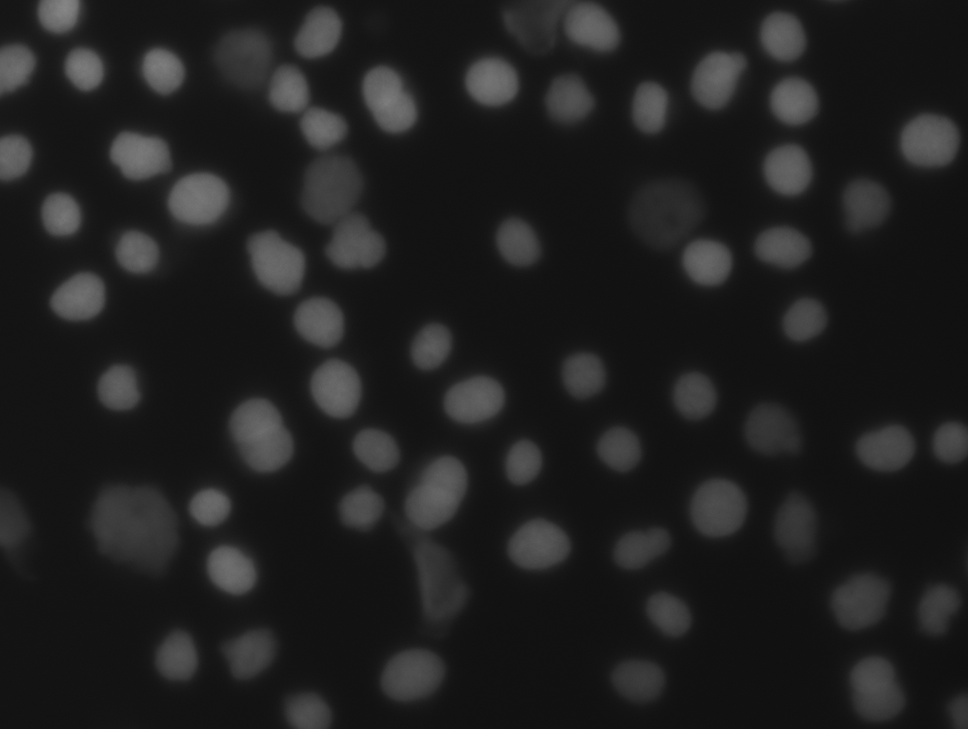
%> input picture normal_40.tif, 968 x 729 px, shrunk from 1360 x 1024 before the run
$ octave cellsegm.m   (GNU Octave 9; MATLAB toolbox functions it lacks are replaced by stand-ins)
%> lines starting %> are read from the running program, lines starting %| are printed output that depends on the picture; in (x1, y1, x2, y2) boxes, pixels count from 0 and x2, y2 are one past the last pixel; in counts of white or black regions, pixels touching at a corner belong together; the program's own positions count from 1
### plotImages.m
function plotImages(images, titles)
    numImages = numel(images);
    numRows = ceil(sqrt(numImages));
    numCols = ceil(numImages / numRows);

    figure;

    for k = 1:numImages
        subplot(numRows, numCols, k);
        imshow(images{k});

        % Check if titles are provided
        if nargin > 1 && ~isempty(titles) && numel(titles) >= k
            title(titles{k});
        else
            title(['Image ', num2str(k)]);
        end
    end
end

### cellsegm.m
close all; clear; clc;
I = imread('normal_40.tif');
%> I is the input picture: size 729x968 uint8; min 15, max 135, mean 31.4

figure;
plot(imhist(I));                            % Histogram of Image
%> figure, not shown here; curve peaks at x = 20, y = 111718
titles = {'Thresshold: 35', 'Thresshold: 40', 'Thresshold: 45', 'Original'};
plotImages({I>30,I>40, I>45,I},titles);     %  Compare Thressholds
%> the loop in plotImages, `for k = 1:numImages` made 4 passes
%> pass 1, in plotImages, `imshow(images{k});`:
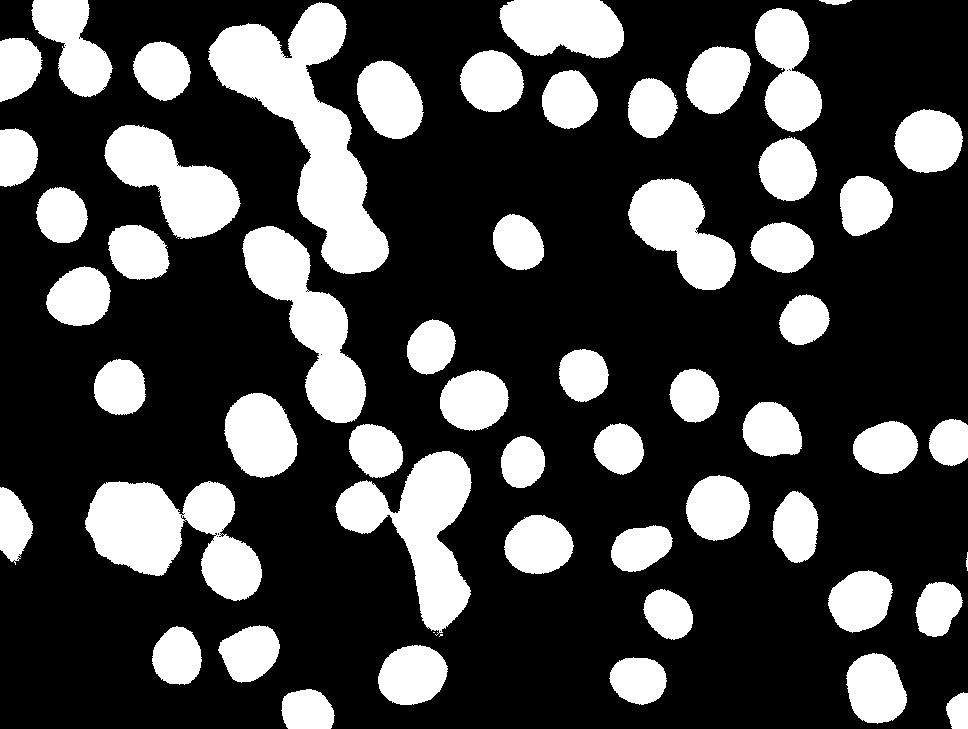
%> displayed picture: size 729x968 logical; 27.1% white; 63 white regions (8 under 20 px), largest, box (x1, y1, x2, y2) and area: (208, 2, 389, 274) 18593, (85, 481, 262, 601) 12093, (335, 451, 472, 636) 10878
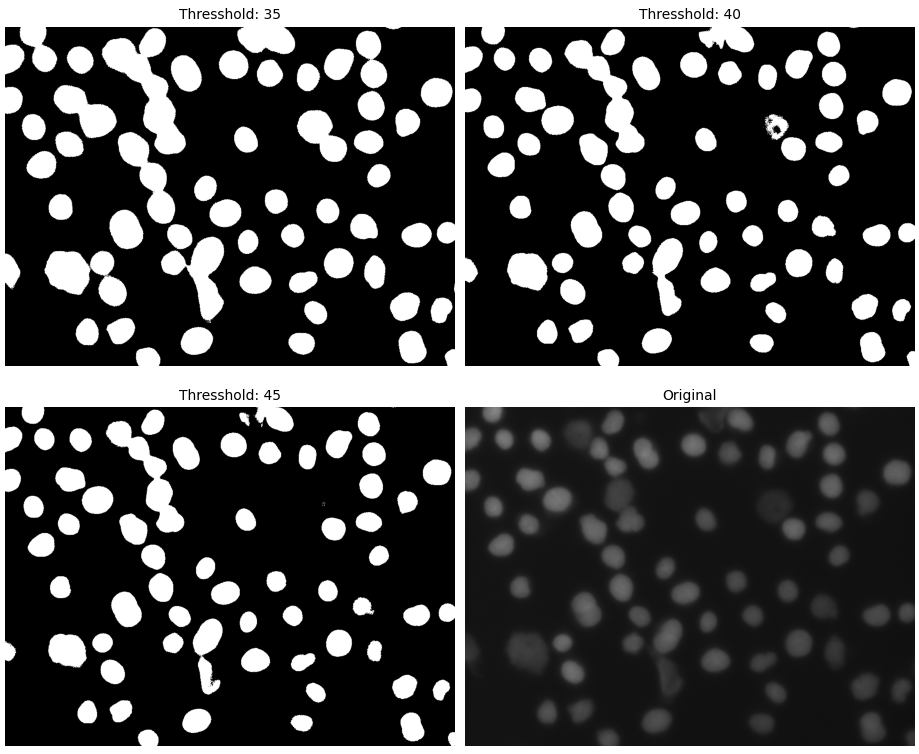
%> figure redrawn from the program's plot data, 4 panels

Ibinary = I>40;                     % convert to Binary, thresshold is 40

Ifill = imfill(Ibinary,"holes");
%> Ifill: size 729x968 logical; 21.3% white; 72 white regions (8 under 20 px), largest, box (x1, y1, x2, y2) and area: (214, 28, 387, 271) 12936, (403, 454, 469, 622) 6687, (90, 486, 178, 568) 5514
%plotImages({Ibinary, Ifill},{"before imfill","after im fill"});

%seSizes = [3, 5, 7]; % Experiment with different sizes
%seShapes = {'square', 'rectangle', 'disk'}; % Experiment with different shapes
se = strel('disk', 10);

% [26 lines of commented-out code are left out]

distanceTransform = imhmin(255-uint8(bwdist(~Ifill)),5);
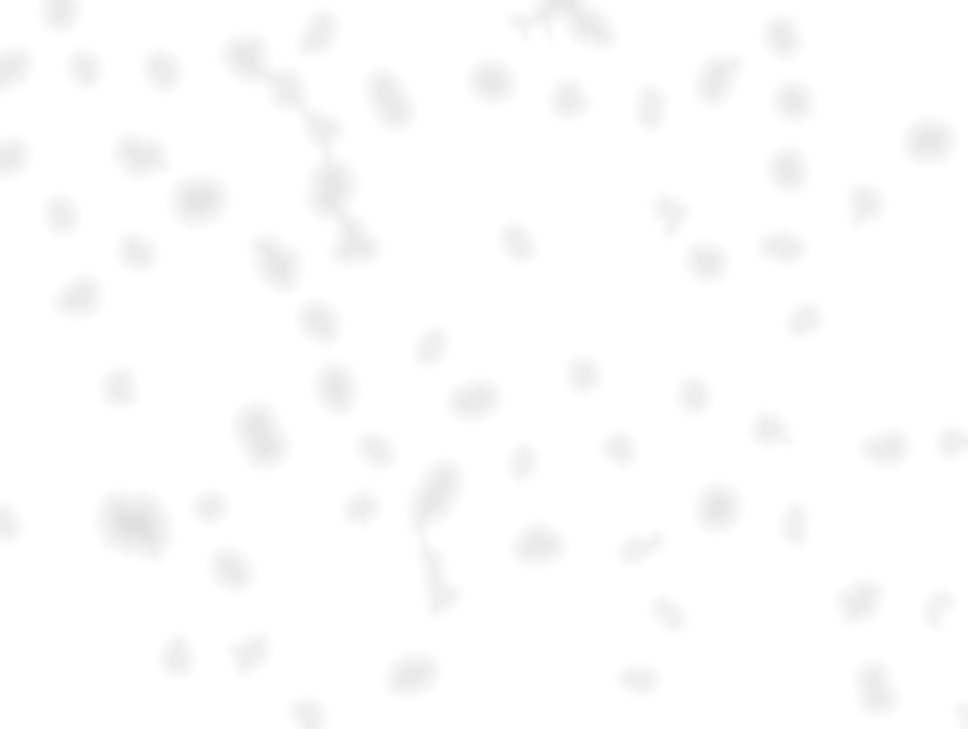
%> distanceTransform: size 729x968 uint8; min 224, max 255, mean 253.1
segmentation = watershed(distanceTransform);
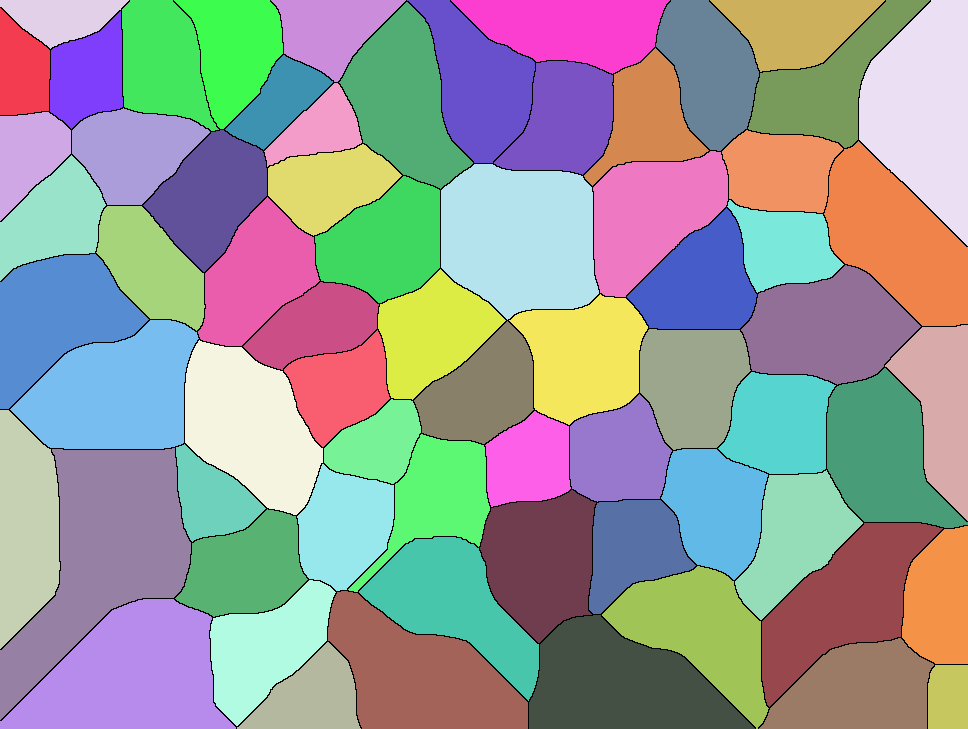
%> segmentation: size 729x968 uint8; 69 distinct labels, from 0 to 68; one colour per label, 0 black
labeled = segmentation == 0;
%> labeled: size 729x968 logical; 2.3% white in thin lines or dots
overlayedImage = imoverlay(Ibinary, segmentation == 0, [1 0 0]);
% [5 lines of commented-out code are left out]

se = strel('disk', 4);
finalImg = bwlabel(imerode(segmentation & Ifill,se));
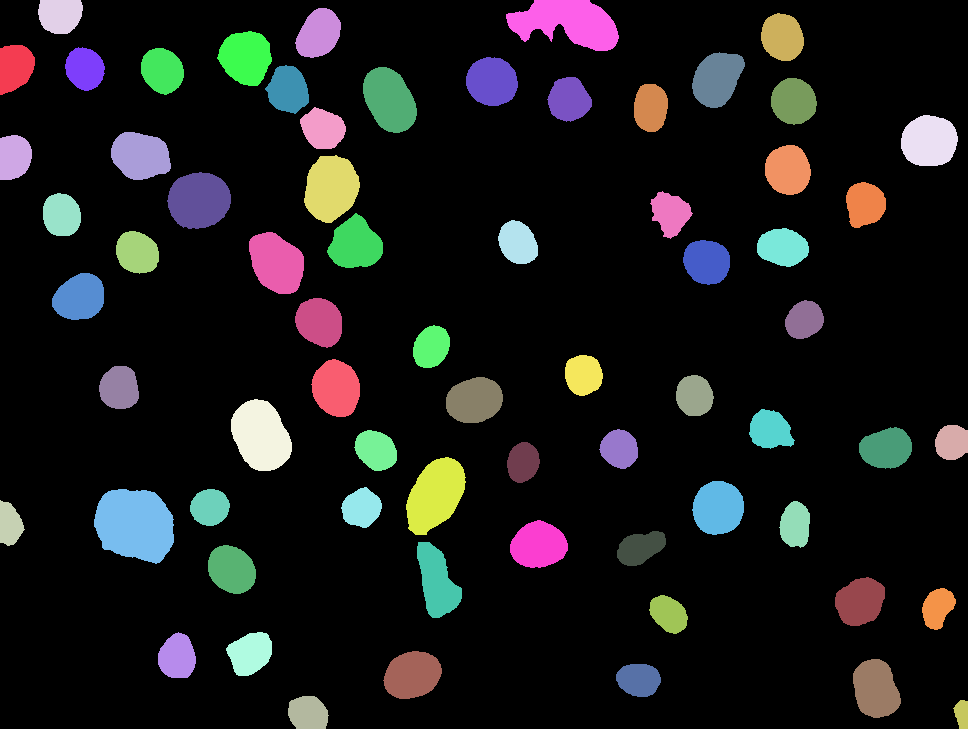
%> finalImg: size 729x968 double; 69 distinct labels, from 0 to 68; one colour per label, 0 black
titles = {'Watershed Result','Ifill' , 'Ifill & Watershed' ,'Erosion of Ifill & Segmetation'};
plotImages({segmentation, Ifill, (segmentation & Ifill),finalImg}, titles);
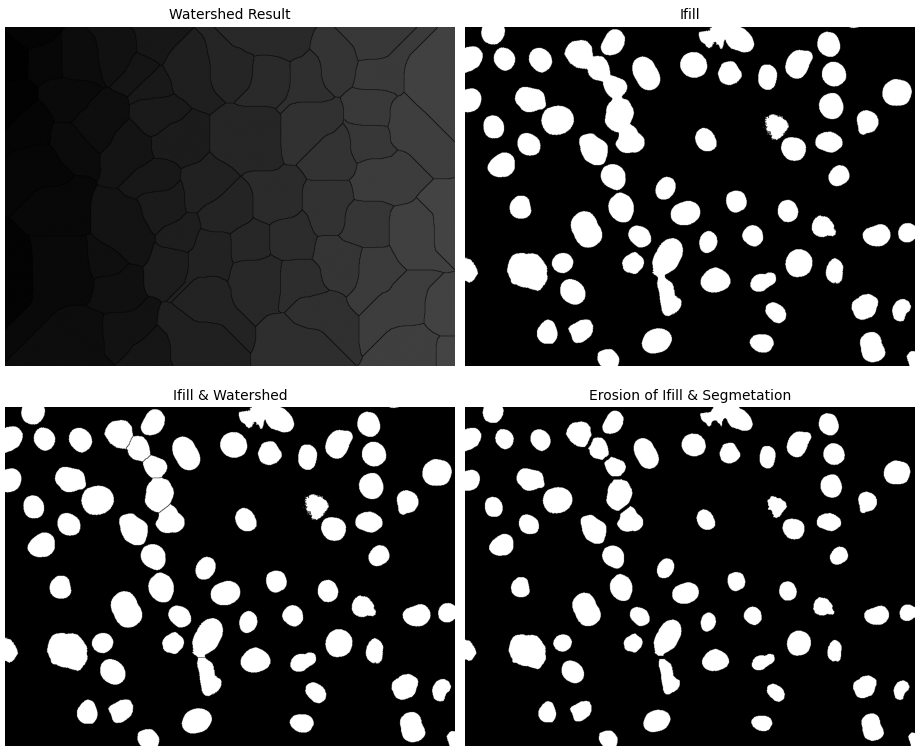
%> figure redrawn from the program's plot data, 4 panels
stats = regionprops(finalImg, 'Area', 'Perimeter', 'MajorAxisLength','MinorAxisLength');
%> stats = 68 regions; largest, Area, MajorAxisLength, MinorAxisLength and Perimeter: 4674 85.74 70.05 252.4, 3720 119.1 46.44 311.2, 3216 75.78 54.34 204.4, 3177 84.05 48.36 214, 2839 64.17 56.42 190.1

disp('Cell Properties including Symmetry:');
for k = 1:length(stats)
    % Calculate aspect ratio as a measure of symmetry
    aspectRatio = stats(k).MajorAxisLength / stats(k).MinorAxisLength;

    disp(['Cell ', num2str(k), ' Area: ', num2str(stats(k).Area), ...
          ' Major Axis: ', num2str(stats(k).MajorAxisLength), ...
          ' Minor Axis: ', num2str(stats(k).MinorAxisLength), ...
          ' Symmetry (Aspect Ratio): ', num2str(aspectRatio)]);
end
%> this loop made 68 passes
%> aspectRatio on passes 1 to 12: 1.43, 1.4, 1.88, 1.28, 1.15, 1.24, 1.15, 1.22, 1.1, 1.33, 1.18, 1.17
%| Cell 1 Area: 1371 Major Axis: 51.0213 Minor Axis: 35.6807 Symmetry (Aspect Ratio): 1.4299
%| Cell 2 Area: 1223 Major Axis: 47.3998 Minor Axis: 33.7755 Symmetry (Aspect Ratio): 1.4034
%| Cell 3 Area: 811 Major Axis: 45.1782 Minor Axis: 24.0423 Symmetry (Aspect Ratio): 1.8791
%| Cell 4 Area: 1291 Major Axis: 46.4876 Minor Axis: 36.4221 Symmetry (Aspect Ratio): 1.2764
%| Cell 5 Area: 1334 Major Axis: 44.3257 Minor Axis: 38.3964 Symmetry (Aspect Ratio): 1.1544
%| Cell 6 Area: 1892 Major Axis: 54.7652 Minor Axis: 44.322 Symmetry (Aspect Ratio): 1.2356
%| Cell 7 Area: 1314 Major Axis: 43.8828 Minor Axis: 38.2049 Symmetry (Aspect Ratio): 1.1486
%| Cell 8 Area: 4674 Major Axis: 85.7363 Minor Axis: 70.0523 Symmetry (Aspect Ratio): 1.2239
%> (further printed lines are left out)
